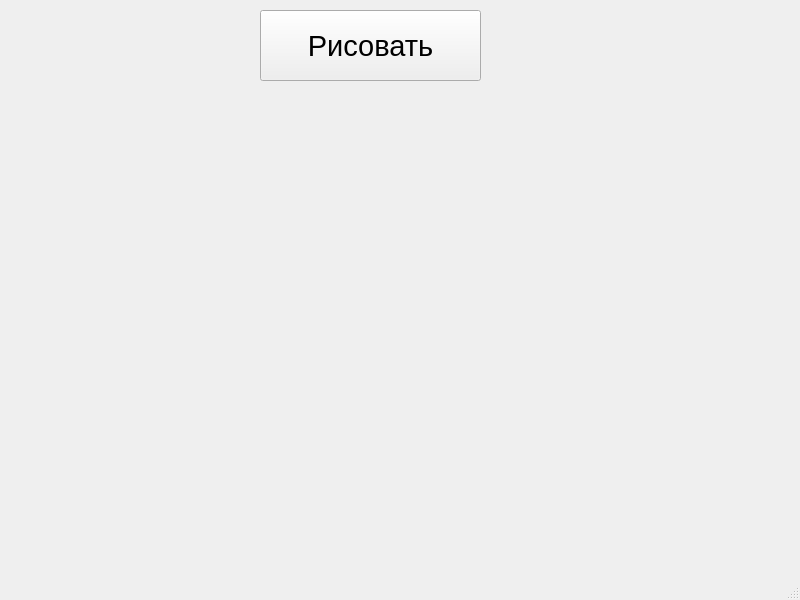
<?xml version="1.0" encoding="UTF-8"?>
<ui version="4.0">
 <class>MainWindow</class>
 <widget class="QMainWindow" name="MainWindow">
  <property name="geometry">
   <rect>
    <x>0</x>
    <y>0</y>
    <width>800</width>
    <height>600</height>
   </rect>
  </property>
  <property name="windowTitle">
   <string>MainWindow</string>
  </property>
  <widget class="QWidget" name="centralwidget">
   <widget class="QPushButton" name="pushButton">
    <property name="geometry">
     <rect>
      <x>260</x>
      <y>10</y>
      <width>221</width>
      <height>71</height>
     </rect>
    </property>
    <property name="font">
     <font>
      <pointsize>22</pointsize>
     </font>
    </property>
    <property name="text">
     <string>Рисовать</string>
    </property>
   </widget>
  </widget>
  <widget class="QMenuBar" name="menubar">
   <property name="geometry">
    <rect>
     <x>0</x>
     <y>0</y>
     <width>800</width>
     <height>26</height>
    </rect>
   </property>
  </widget>
  <widget class="QStatusBar" name="statusbar"/>
 </widget>
 <resources/>
 <connections/>
</ui>
